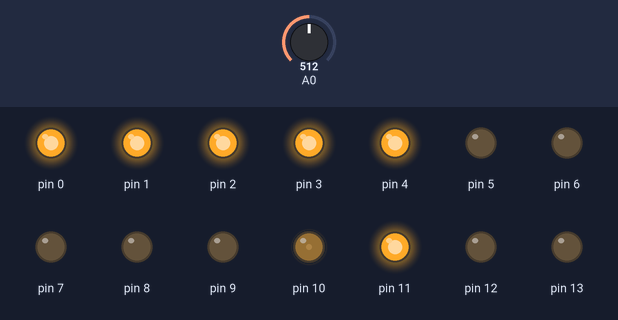
Bench run of a sketch on a simulated Arduino Uno, built with avr-gcc and run on an emulated ATmega328P. Shown: output pins drawn as LEDs (lit = HIGH). The test bench sets the inputs (shaded band); at power-on: A0 = 512.

Above: at 1.2 s.
1.3 s: A0 set to 716
At 1.9 s:
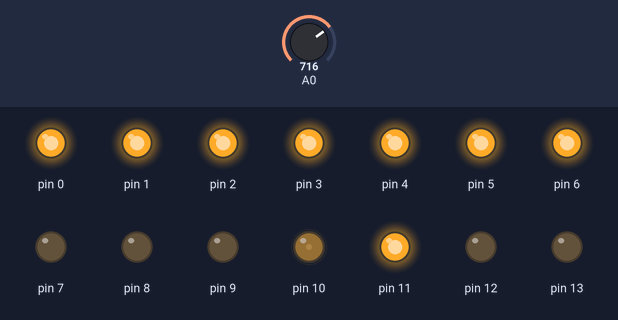
2.8 s: A0 set to 900
At 4.0 s:
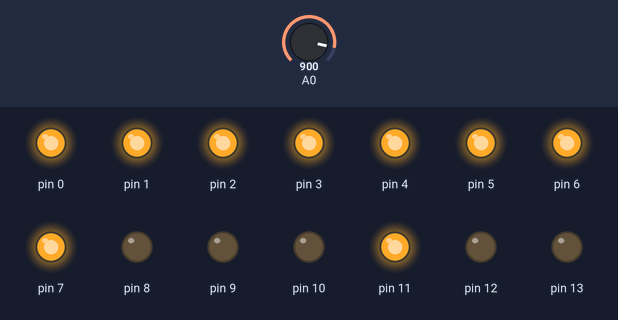
4.3 s: A0 set to 1023
At 5.3 s:
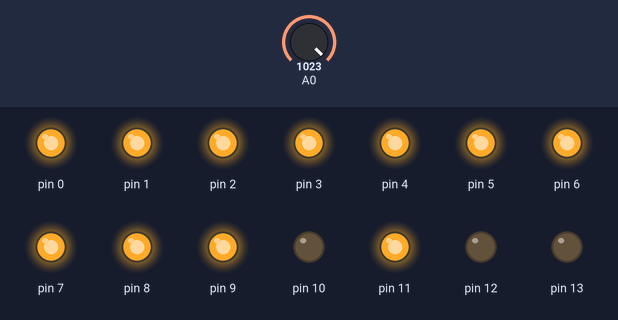
5.8 s: A0 set to 511
At 6.5 s:
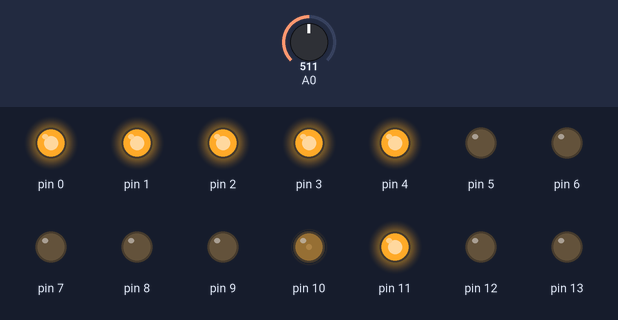
7.3 s: A0 set to 306
At 7.6 s:
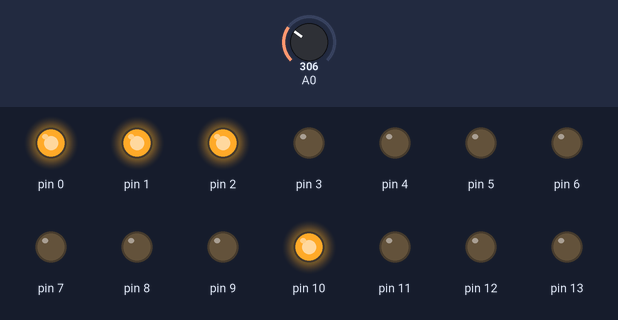
Timing chart, 0 to 9.8 s (numbered marks = the images above; inputs shaded):
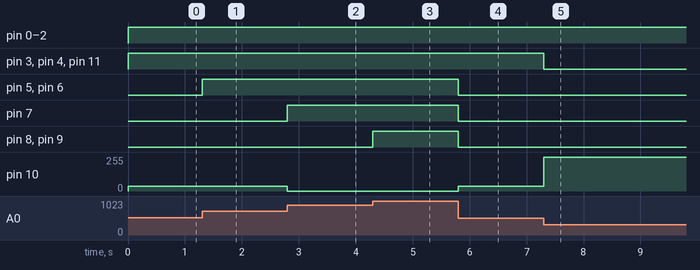

The sketch:

practica_6.ino
```cpp
void setup() {
  DDRD = 0xFF, DDRB = 0xFF, DDRC = 0b11110;
}

void loop() {
  PORTD = 0xFF >> (8 - ((analogRead(A0) / 102) > 8 ? 8 : (analogRead(A0) / 102)));
  PORTB = (PORTB & 0xFC) | 0x3 >> ((analogRead(A0) / 102) < 9 ? 2 : 10 - (analogRead(A0) / 102));
  analogWrite(11, (analogRead(A0) / 102) > 3 ? 255 : 0);
  analogWrite(10, (analogRead(A0) / 102) <= 3 ? 255 : (analogRead(A0) / 102) <= 7 ? 35 : 0);
}
```

Measured:
- after the input at 1.3 s, pin 5, pin 6: LOW → HIGH at once
- after the input at 2.8 s, pin 7: LOW → HIGH at once; pin 10: 35/255 → 0/255 at once
- after the input at 4.3 s, pin 8, pin 9: LOW → HIGH at once
- after the input at 5.8 s, pin 5–9: HIGH → LOW at once; pin 10: 0/255 → 35/255 at once
- after the input at 7.3 s, pin 3, pin 4, pin 11: HIGH → LOW at once; pin 10: 35/255 → 255/255 at once
